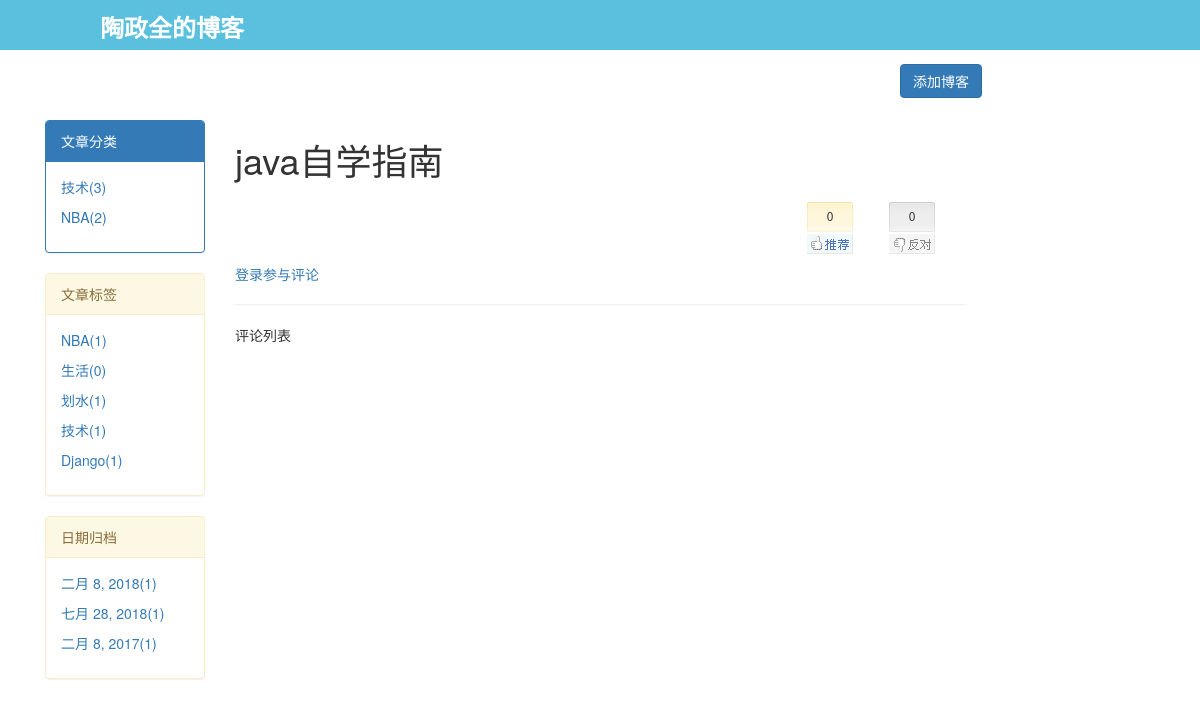
/blog/taozhengquan/article/2/, run on an earlier commit of the app's database.
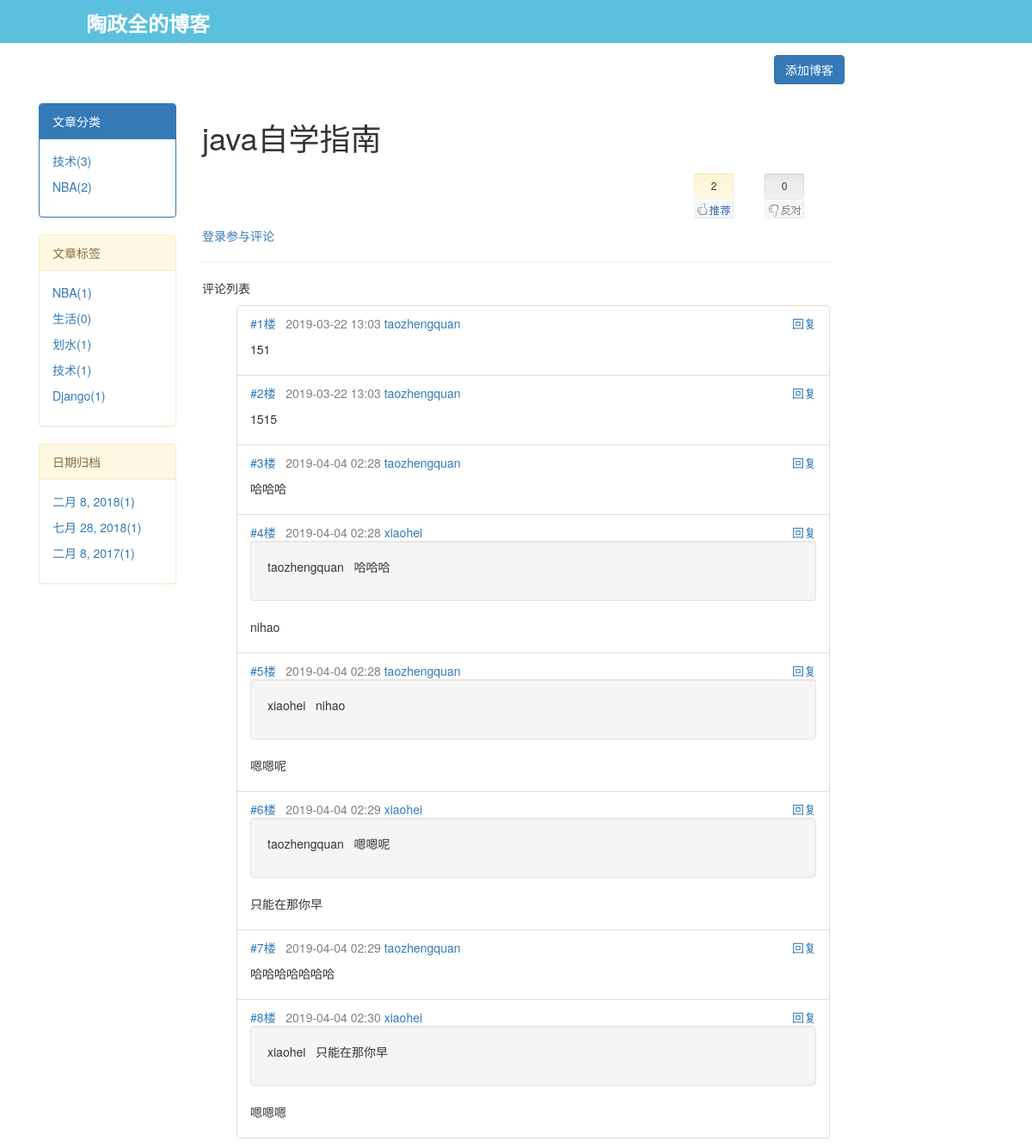
And on a later commit of the database.
### app01/models.py (models this page shows, shortened)
class Tag(models.Model):
    nid = models.AutoField(primary_key=True)
    title = models.CharField(max_length=32)  # 标签名
    blog = models.ForeignKey(to="Blog", to_field="nid")  # 所属博客
    class Meta:
        db_table = "tag"

class Article(models.Model):
    nid = models.AutoField(primary_key=True)
    title = models.CharField(max_length=50)  # 文章标题
    desc = models.CharField(max_length=255)  # 文章描述
    create_time = models.DateTimeField(auto_now_add=True)  # 创建时间
    comment_count = models.IntegerField(verbose_name="评论数", default=0)
    up_count = models.IntegerField(verbose_name="点赞数", default=0)
    down_count = models.IntegerField(verbose_name="踩数", default=0)
    category = models.ForeignKey(to="Category", to_field="nid", null=True)
    user = models.ForeignKey(to="UserInfo", to_field="nid")
    tags = models.ManyToManyField(  # 中介模型
        to="Tag",
        through="Article2Tag",
        through_fields=("article", "tag"),  # 注意顺序！！！
    )
    class Meta:
        db_table = "article"

class Comment(models.Model):
    nid = models.AutoField(primary_key=True)
    article = models.ForeignKey(to="Article", to_field="nid")
    user = models.ForeignKey(to="UserInfo", to_field="nid")
    content = models.CharField(max_length=255)  # 评论内容
    create_time = models.DateTimeField(auto_now_add=True)
    parent_comment = models.ForeignKey("self", null=True, blank=True)  # 在django的admin也可以为空
    class Meta:
        db_table = "comment"

class UserInfo(AbstractUser):
    nid = models.AutoField(primary_key=True)
    phone = models.CharField(max_length=11, null=True, unique=True)
    avatar = models.FileField(upload_to="avatars/", default="avatars/default.png", verbose_name="头像")
    create_time = models.DateTimeField(auto_now_add=True)
    blog = models.OneToOneField(to="Blog", to_field="nid", null=True)
    def __str__(self):
        return self.username
    class Meta:
        db_table = "userinfo"

### app01/views.py (the view)
# urls.py: url(r'^(\w+)/article/(\d+)/$', views.article_detail),  # 文章详情
def article_detail(request, username, pk):
    user = models.UserInfo.objects.filter(username=username).first()
    if not user:
        return HttpResponse("404")
    blog = user.blog
    article_obj = models.Article.objects.filter(pk=pk).first()
    archive_list, tag_list, category_list = get_left_menu(username)
    comment_list = models.Comment.objects.filter(article_id=pk)
    return render(
        request, "article_detail.html", {
            "article": article_obj,
            "blog": blog,
            "user": user,
            "category_list": category_list,
            "tag_list": tag_list,
            "archive_list": archive_list,
            "comment_list": comment_list,
        }
    )

### app01/views.py (called while the page is built)
def get_left_menu(username):
    user = models.UserInfo.objects.filter(username=username).first()
    blog = user.blog
    category_list = models.Category.objects.filter(blog=blog).annotate(c=Count("article")).values("title", "c")
    tag_list = models.Tag.objects.filter(blog=blog).annotate(c=Count("article")).values("title", "c")
    archive_list = models.Article.objects.filter(user=user).annotate(c=Count("nid")).values("create_time", "c")
    return archive_list, tag_list, category_list

### templates/article_detail.html (shortened to what this page needs)
{% extends 'base.html' %}
{% block page-main %}
    <div class="article-detail">
        <h1>{{ article.title }}</h1>
    </div>
    <div class="poll clearfix">
        <div id="div_digg">
            <div class="diggit action">
                <span class="diggnum" id="digg_count">{{ article.up_count }}</span>
            </div>
            <div class="buryit action">
                <span class="burynum" id="bury_count">{{ article.down_count }}</span>
            </div>
        </div>
    </div>
    <a href="/login/">登录参与评论</a>
    <hr>
    <p>评论列表</p>
    <ul class="comment_list">
        {% for comment in comment_list %}
         <li class="list-group-item">
         <div>
             <a href="">#{{ forloop.counter }}楼</a>&nbsp;&nbsp;
             <span style="color:gray">{{ comment.create_time|date:"Y-m-d H:i" }}</span>
             <a href=""><span>{{ comment.user.username }}</span></a>
             <a  class="pull-right reply_btn" usernames="{{ comment.user.username }}" comment_pk="{{ comment.pk }}"><span>回复</span></a>
         </div>
             {% if comment.parent_comment_id %}
                 <div class="pid_info well">
                    <p>{{ comment.parent_comment.user.username }}&nbsp;&nbsp;&nbsp;{{ comment.parent_comment.content }}</p>
                 </div>
             {% endif %}
         <div class="con">
             <p>
                 {{ comment.content }}
             </p>
         </div>
         </li>
        {% endfor %}
    </ul>
{% endblock %}

### templates/base.html (shortened to what this page needs)
<!DOCTYPE html>
<html lang="en">
<head>
    <link rel="stylesheet" href="/static/bootstrap/css/bootstrap.min.css">
    <link rel="stylesheet" href="/static/fontawesome/css/font-awesome.css">
    <link rel="stylesheet" href="/static/mystyle.css">
    <link rel="stylesheet" href="/static/theme/{{ blog.theme }}">
</head>
<body>
<div class="header">
    {% if blog.title %}
        <p class="col-md-offset-1">{{ blog.title }}</p>
        {% else %}
        <p class="col-md-offset-1">Blog</p>
    {% endif %}
    <a class="col-md-offset-9 btn btn-primary" href="/blog/backend/add_article/">添加博客</a>
</div>
<div class="container">
    <div class="col-md-2">
        <div class="panel panel-primary">
            <div class="panel-heading">文章分类</div>
            <div class="panel-body">
                {% for category in category_list %}
                    <a href="/blog/itemize/?user={{ user }}&message={{ category.title }}">
                        <p>{{ category.title }}({{ category.c}})</p>
                    </a>
                {% endfor %}
            </div>
        </div>
        <div class="panel panel-warning">
            <div class="panel-heading">文章标签</div>
            <div class="panel-body">
                {% for tag in tag_list %}
                    <a>
                        <p>{{ tag.title }}({{ tag.c }})</p>
                    </a>
                {% endfor %}
            </div>
        </div>
        <div class="panel panel-warning">
            <div class="panel-heading">日期归档</div>
            <div class="panel-body">
                {% for archive in archive_list %}
                    <a href="/blog/itemize/?user={{ user }}&time={{ archive.create_time|date:"Y-m-d" }}">
                        <p>{{ archive.create_time|date }}({{ archive.c }})</p>
                    </a>
                {% endfor %}
            </div>
        </div>
    </div>
    <div class="col-md-8">
    {% block page-main %}{% endblock %}
    </div>
</div>
</body>
</html>

What changed in the data, as far as the page shows it:
changed Article "java自学指南": up_count "0" → "2"
added Comment: create_time "2019-03-22 13:03", user.username "taozhengquan", content "151"
added Comment: create_time "2019-03-22 13:03", user.username "taozhengquan", content "1515"
added Comment: create_time "2019-04-04 02:28", user.username "taozhengquan", content "哈哈哈"
added Comment: create_time "2019-04-04 02:28", user.username "xiaohei", parent_comment.user.username "taozhengquan", parent_comment.content "哈哈哈", content "nihao"
added Comment: create_time "2019-04-04 02:28", user.username "taozhengquan", parent_comment.user.username "xiaohei", parent_comment.content "nihao", content "嗯嗯呢"
added Comment: create_time "2019-04-04 02:29", user.username "xiaohei", parent_comment.user.username "taozhengquan", parent_comment.content "嗯嗯呢", content "只能在那你早"
added Comment: create_time "2019-04-04 02:29", user.username "taozhengquan", content "哈哈哈哈哈哈哈"
added Comment: create_time "2019-04-04 02:30", user.username "xiaohei", parent_comment.user.username "xiaohei", parent_comment.content "只能在那你早", content "嗯嗯嗯"
